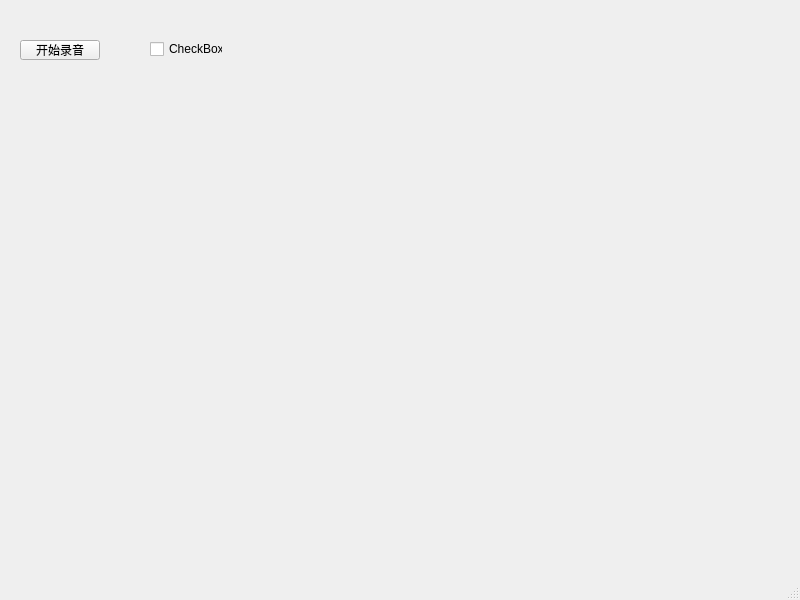
<?xml version="1.0" encoding="UTF-8"?>
<ui version="4.0">
 <class>MainWindow</class>
 <widget class="QMainWindow" name="MainWindow">
  <property name="geometry">
   <rect>
    <x>0</x>
    <y>0</y>
    <width>800</width>
    <height>600</height>
   </rect>
  </property>
  <property name="windowTitle">
   <string>MainWindow</string>
  </property>
  <widget class="QWidget" name="centralwidget">
   <widget class="QPushButton" name="audioButton">
    <property name="geometry">
     <rect>
      <x>20</x>
      <y>40</y>
      <width>80</width>
      <height>20</height>
     </rect>
    </property>
    <property name="text">
     <string>开始录音</string>
    </property>
   </widget>
   <widget class="QCheckBox" name="checkBox">
    <property name="geometry">
     <rect>
      <x>150</x>
      <y>40</y>
      <width>73</width>
      <height>18</height>
     </rect>
    </property>
    <property name="text">
     <string>CheckBox</string>
    </property>
   </widget>
  </widget>
  <widget class="QMenuBar" name="menubar">
   <property name="geometry">
    <rect>
     <x>0</x>
     <y>0</y>
     <width>800</width>
     <height>21</height>
    </rect>
   </property>
  </widget>
  <widget class="QStatusBar" name="statusbar"/>
 </widget>
 <resources/>
 <connections/>
</ui>
